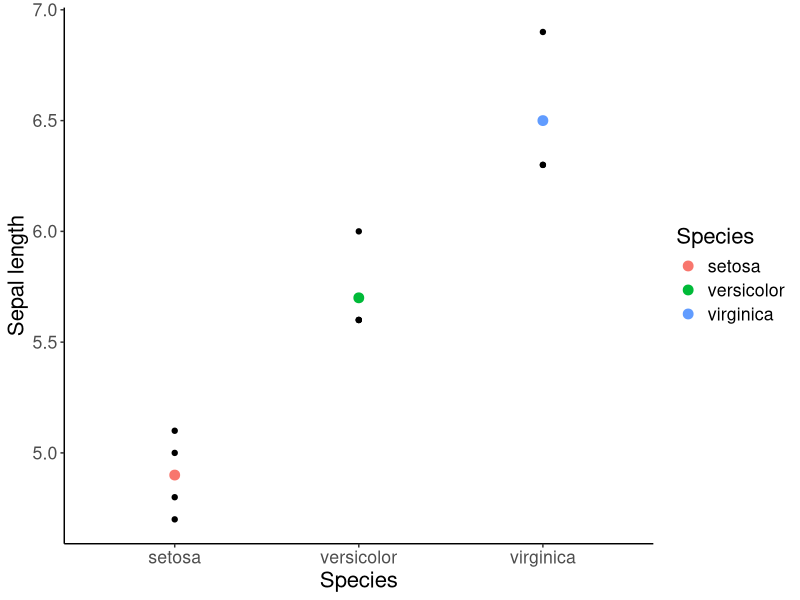
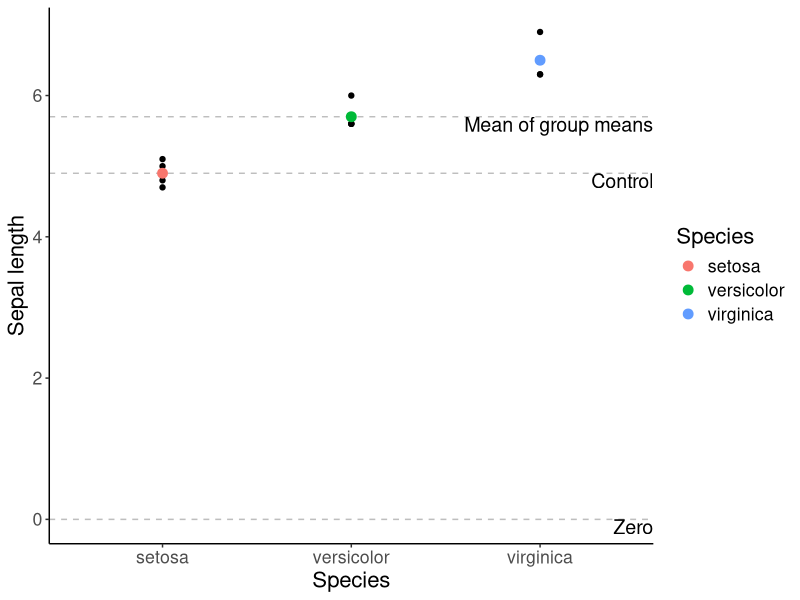

Write R code to recreate these figures, in order.
## ---- chunk 1
library(ggplot2)
library(plyr)
font.size <- 16
## ---- chunk 2
iris.sub <- iris[sample(x = 1:nrow(iris), size = 12), ]
model.matrix( ~ -1 + iris.sub$Species)
iris.means <- ddply(iris.sub, .(Species), summarise, Sepal.Length = mean(Sepal.Length))
## ---- chunk 3
dummy <- summary(lm(iris.sub$Sepal.Length ~ -1 + iris.sub$Species))
dummy$coefficients
iris.fig <- ggplot(iris.sub, aes(x = Species, y = Sepal.Length)) + geom_point() +
  geom_point(data = iris.means, aes(x = Species, y = Sepal.Length, col = Species), size = 3) + 
  labs(y = "Sepal length") + theme_classic() + theme(text = element_text(size = font.size))
iris.fig
## ---- chunk 4
contrasts(iris.sub$Species) <- "contr.treatment"
model.matrix(~ iris.sub$Species)
## ---- chunk 5
treatment <- summary(lm(iris.sub$Sepal.Length ~ iris.sub$Species))
treatment$coefficients
## ---- chunk 6
contrasts(iris.sub$Species) <- "contr.helmert"
model.matrix(~ iris.sub$Species)
## ---- chunk 7
helmert <- summary(lm(iris.sub$Sepal.Length ~ iris.sub$Species))
helmert$coefficients
## ---- chunk 8
contrasts(iris.sub$Species) <- "contr.sum"
model.matrix(~ iris.sub$Species)
## ---- chunk 9
sumtozero <- summary(lm(iris.sub$Sepal.Length ~ iris.sub$Species))
sumtozero$coefficients
## ---- chunk 10
baselines <- data.frame(Baseline = c("Mean of group means", "Control", "Zero"), Value = c(mean(iris.means$Sepal.Length), iris.means$Sepal.Length[1], 0))
iris.fig.baselines <- ggplot(iris.sub, aes(x = Species, y = Sepal.Length)) + geom_point() +
  geom_hline(data = baselines, aes(yintercept = Value), col = "gray", linetype = "dashed") +
  geom_text(data = baselines, aes(label = Baseline, x = Inf, y = Value), hjust = 1.0, vjust = 1.0, size = 5) +
  geom_point(data = iris.means, aes(x = Species, y = Sepal.Length, col = Species), size = 3) + 
  labs(y = "Sepal length") + theme_classic() + theme(text = element_text(size = font.size))
iris.fig.baselines
